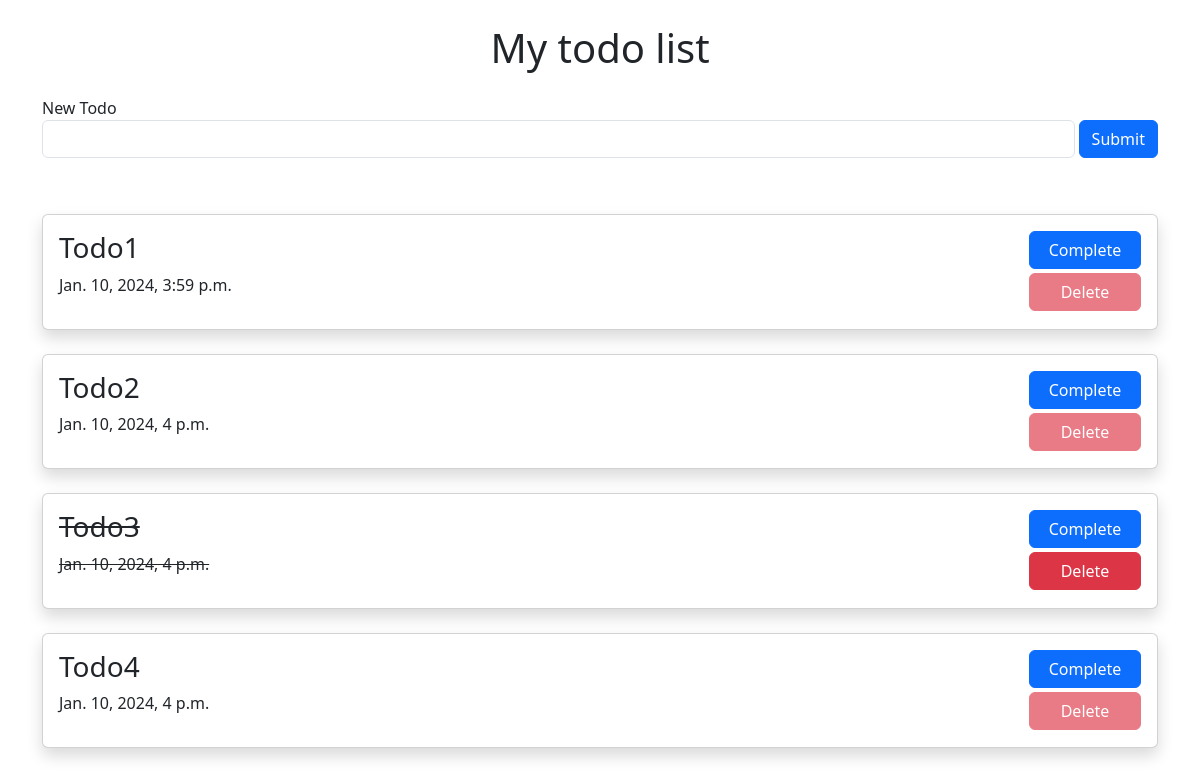
/, run on an earlier commit of the app's database.
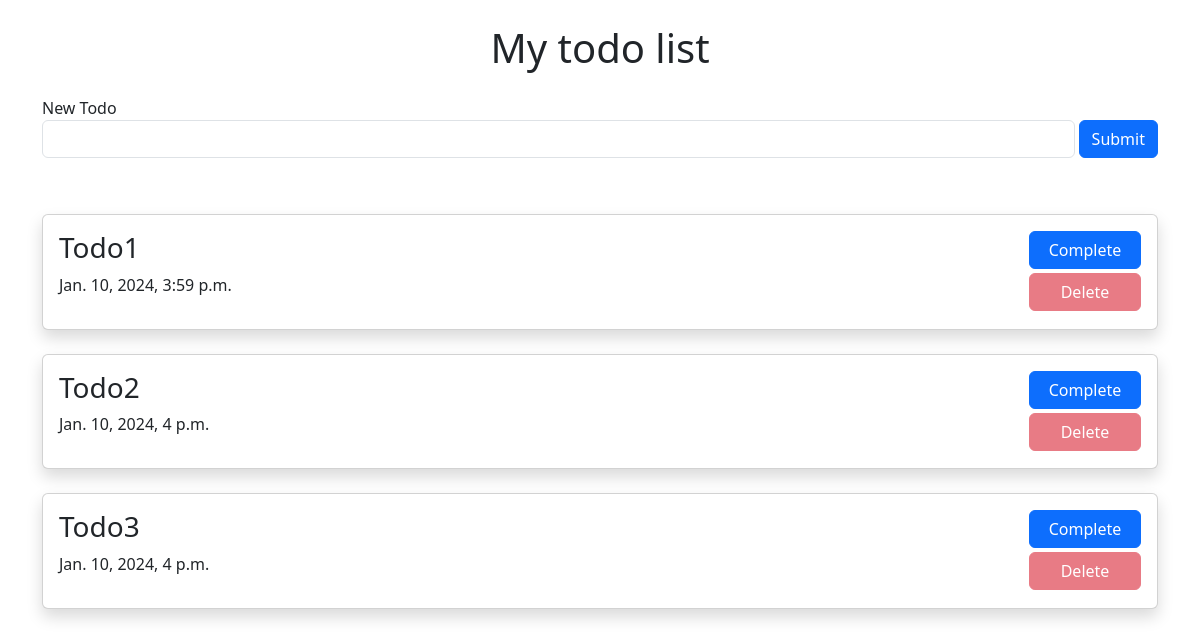
And on a later commit of the database.
### todolist/models.py (models this page shows, shortened)
class Todo(models.Model):
    title = models.CharField(max_length=400)
    is_completed = models.BooleanField(default=False)
    created_at = models.DateTimeField(auto_now_add=True)
    updated_at = models.DateTimeField(auto_now=True)

### todolist/views.py (the view)
# urls.py: path('', views.index, name='index'),
def index(request):
    todos = Todo.objects.all()
    return render(request, 'index.html', {"todo_list": todos})

### todolist/templates/index.html (shortened to what this page needs)
{% extends "base.html" %}
{% block content %}
<h1 class="text-center m-4">My todo list</h1>
{% include "includes/new_todo_form.html" %}
{% for todo in todo_list %}
{% include "includes/todo.html" %}
{% endfor %}
{% endblock content %}

### todolist/templates/includes/todo.html (shortened to what this page needs)
<section>
<div class="card p-3 my-4 flex-row shadow justify-content-between">
    <div>
        {% if todo.is_completed %}
        <h3><del>{{todo.title}} </del></h3>
        <p><del>{{todo.created_at}}</del></p>
        {% else %}
        <h3 class="">{{todo.title}} </h3>
        <p>{{todo.created_at}}</p>
        {% endif %}
    </div>
    <div>
        <div class="mb-1">
        <form action="complete/{{todo.id}}" method='POST'>
            <input type="submit" class='btn btn-primary' style="width: 7rem" value="Complete">
        </form>
    </div>
    <div>
        <form action="delete/{{todo.id}}" method='POST'>
            {% if todo.is_completed %}
            <input type="submit" class='btn btn-danger' style="width: 7rem" value="Delete">
            {% else %}
            <input type="submit" class='btn btn-danger' disabled style="width: 7rem" value="Delete">
            {% endif %}
        </form>
    </div>
    </div>
</div>
</section>

What changed in the data, as far as the page shows it:
removed Todo: title "Todo4", created_at "Jan. 10, 2024, 4 p.m."
changed Todo "Todo3": is_completed True → False (drawn)
